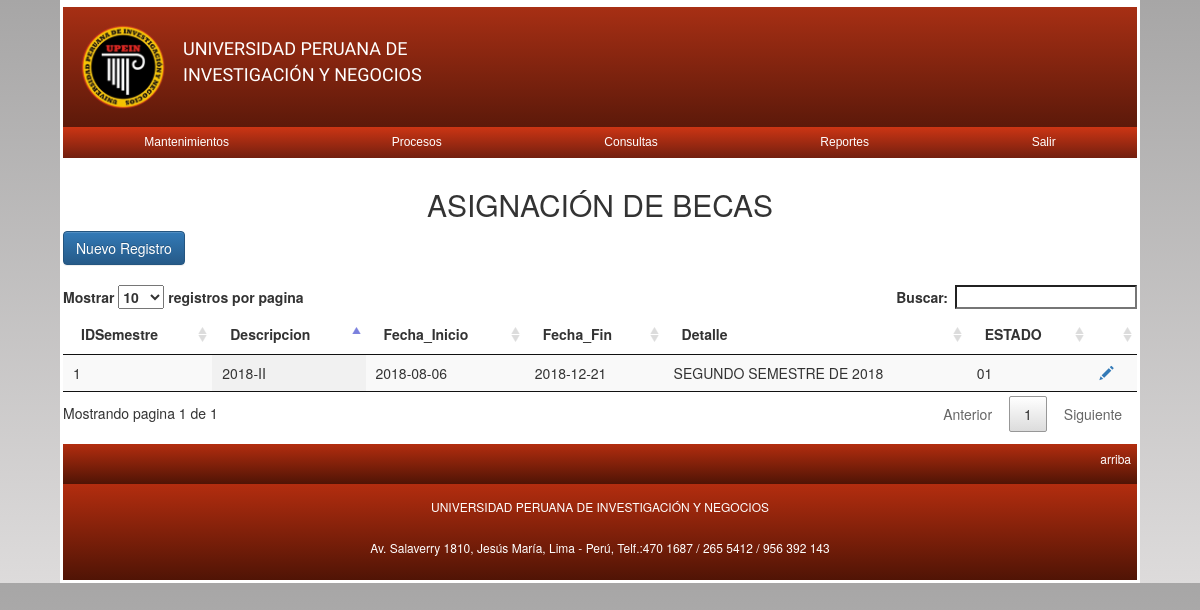
The page /mantenimiento/administrativo/m_ad_becaa.php (signed in) on the database as committed earlier.
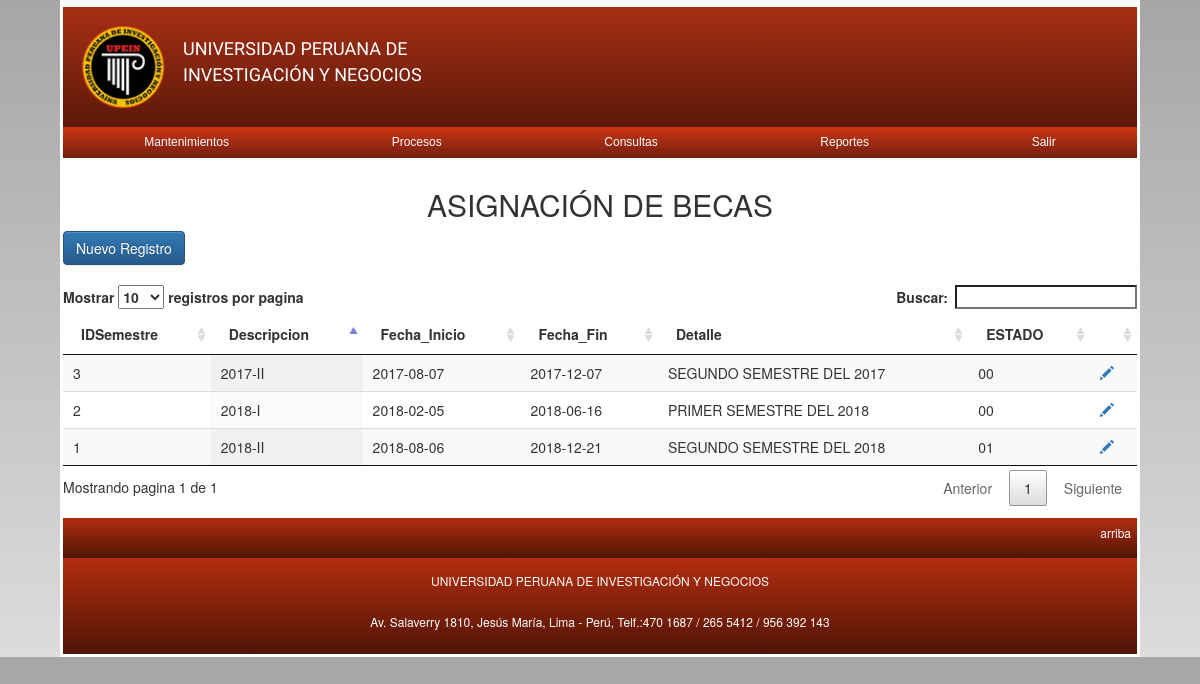
The same page on the database as committed later.
### tables this page shows
CREATE TABLE `tbl_semestre` (
  `IDSemestre` int(11) NOT NULL,
  `Descripcion` varchar(10) DEFAULT NULL,
  `Nro_pagos` int(11) DEFAULT NULL,
  `Fecha_Inicio` date DEFAULT NULL,
  `Fecha_Fin` date DEFAULT NULL,
  `Detalle` varchar(40) DEFAULT NULL,
  `nro_notas` tinyint(4) DEFAULT NULL,
  `Estado` varchar(2) DEFAULT NULL
);

### mantenimiento/administrativo/m_ad_becaa.php (the view, shortened to what this page needs)
<?php
	require '../../conexion.php';
	$sql = "SELECT * FROM tbl_semestre";
	$resultado = $mysqli->query($sql);
?>
<!DOCTYPE html>
<html lang="es">
<head>
    <link href="../../css/bootstrap.min.css" rel="stylesheet">
	<link href="../../css/bootstrap-theme.css" rel="stylesheet">
	<link href="../../css/jquery.dataTables.min.css" rel="stylesheet">
	<link rel="stylesheet" href="../../css/estilos.css">
</head>
<body>
	<div class="contenedor">
		<?php include '../../nav.php'?>
		<div class="container">
				<div class="row">
					<h2 style="text-align:center">ASIGNACIÓN DE BECAS</h2>
				</div>
				<div class="row">
					<a href="m_g_s_nuevo.php" class="btn btn-primary">Nuevo Registro</a>
				</div>
				<br>
				<div class="row table-responsive">
				<table class="display" id="mitabla">
						<thead>
							<tr>
								<th>IDSemestre</th>
								<th>Descripcion</th>
                                <th>Fecha_Inicio</th>
                                <th>Fecha_Fin</th>
								<th>Detalle</th>
								<th>ESTADO</th>
								<th></th>
							</tr>
						</thead>
						<tbody>
							<?php while($row = $resultado->fetch_array(MYSQLI_ASSOC)) { ?>
								<tr>
									<td><?php echo $row['IDSemestre']; ?></td>
									<td><?php echo $row['Descripcion']; ?></td>
									<td><?php echo $row['Fecha_Inicio']; ?></td>
                                    <td><?php echo $row['Fecha_Fin']; ?></td>
                                    <td><?php echo $row['Detalle']; ?></td>
									<td><?php echo $row['Estado'];?></td>
									<td><a href="m_g_s_modificar.php?IDSemestre=<?php echo $row['IDSemestre']; ?>"><span class="glyphicon glyphicon-pencil"></span></a></td>
								</tr>
							<?php } ?>
						</tbody>
					</table>
				</div>
			</div>
		<footer>
			<div class="arriba"><a href="#header">arriba</a></div>
			<div class="p_footer">
				<p>UNIVERSIDAD PERUANA DE INVESTIGACIÓN Y NEGOCIOS</p>
				<p>Av. Salaverry 1810, Jesús María, Lima - Perú, Telf.:470 1687 / 265 5412 / 956 392 143</p>
			</div>
		</footer>
	</div>
</body>
</html>

### nav.php (shortened to what this page needs)
<header id="header">
	<div class="banner">
        <a href="../../welcome.php">
            <img class="l_upein" src="../../img/logo_upein.png" alt="Logo_upein">
        </a>
		<div class="p_p">
			<p class="p_upein">
                <a href="../../welcome.php" style="text-decoration:none;color:white;">
                    UNIVERSIDAD PERUANA DE</br>INVESTIGACIÓN Y NEGOCIOS
                </a>
            </p>
		</div>
	</div>
</header>
<nav>
	<ul>
		<li><a href="#">Mantenimientos</a>
		</li>
		<li><a href="#">Procesos</a>
			</li>
			<li><a href="#">Consultas</a>
			</li>
			<li><a href="#">Reportes</a>
			</li>
		<li><a href="../../logout.php">Salir</a></li>
	</ul>
</nav>

### css/estilos.css (style rules this page uses)
* { padding: 0px; margin: 0px; }
.l_upein { width: 8vw; height: 8vw; margin: 1vw; }
footer div { background: linear-gradient(rgb(179, 45, 15),rgb(80, 20, 5)); font-size: 1vw; color: white; }
.arriba { height: 5vh; display: flex; flex-direction: row-reverse; }
.arriba a { padding:.5vw; text-decoration: none; color:white; }
.p_footer { display: flex; height: 8vw; text-align: center; flex-direction: column; justify-content: space-evenly; }
.banner { background: linear-gradient(rgb(167, 47, 20),rgb(92, 25, 10)); display: flex; flex-direction: row; margin-top:.3vw; }
.p_p { display:flex; flex-direction: column; justify-content: center; }
.p_upein { font-family: 'Alfa Slab One', cursive; font-family: 'Ultra', serif; color: white; font-size: 1.5vw; }
.contenedor { padding: 0; width: 90vw; margin: auto; border: .3vw white solid; background: white; }
.container { background-color: white; width: 100%; margin-bottom:1vw; }
body { background: linear-gradient(#A7A6A6,#DDDBDB); }
ul { z-index: 999999999; background: linear-gradient(rgb(204, 53, 20),rgb(114, 31, 15)); display: flex; justify-content: space-around; list-style: none; font-size: 1vw; font-family: Arial, Helvetica, sans-serif; }
ul li a { text-decoration: none; color:#fff; display: block; padding: .6vw; }

Rows that differ between the two databases and show on the page:
changed tbl_semestre id 1: Detalle "SEGUNDO SEMESTRE DE 2018" → "SEGUNDO SEMESTRE DEL 2018"
added tbl_semestre: IDSemestre "2", Descripcion "2018-I", Fecha_Inicio "2018-02-05", Fecha_Fin "2018-06-16", Detalle "PRIMER SEMESTRE DEL 2018", Estado "00"
added tbl_semestre: IDSemestre "3", Descripcion "2017-II", Fecha_Inicio "2017-08-07", Fecha_Fin "2017-12-07", Detalle "SEGUNDO SEMESTRE DEL 2017", Estado "00"
